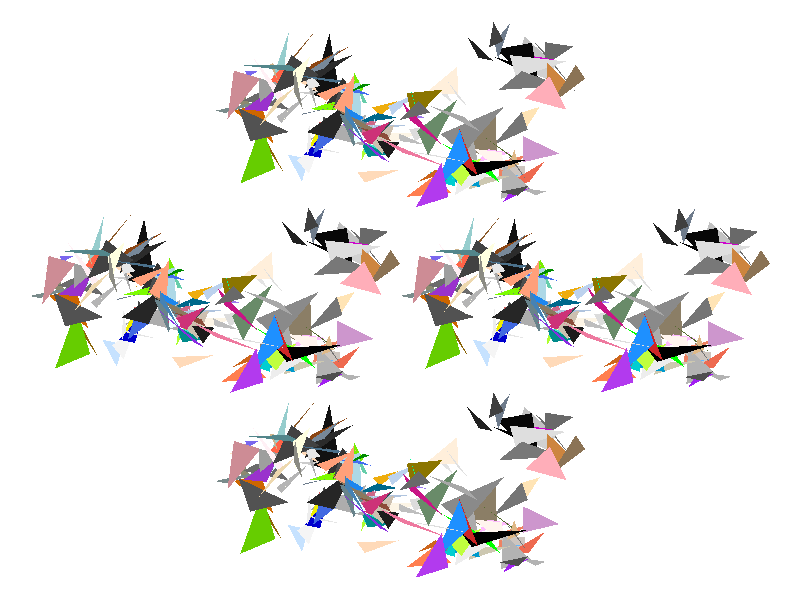

Reproduce this figure in R.
set.seed(829)
x = rnorm(3)
y = rnorm(3)
for (i in 1:150) {
  x = c(x, NA, rnorm(3, tail(x, 1)))
  y = c(y, NA, rnorm(3, tail(y, 1)))
}
x = c(x, NA)
y = c(y, NA)
xr = diff(range(x, na.rm = TRUE))
yr = diff(range(y, na.rm = TRUE))
x = c(x, x + xr, x + xr / 2, x + xr / 2)
y = c(y, y, y + yr, y - yr)
par(mar = rep(0, 4))
plot(x, y, type = "n", ann = FALSE, axes = FALSE)
polygon(x, y, col = sample(colors(), 151), border = NA)
